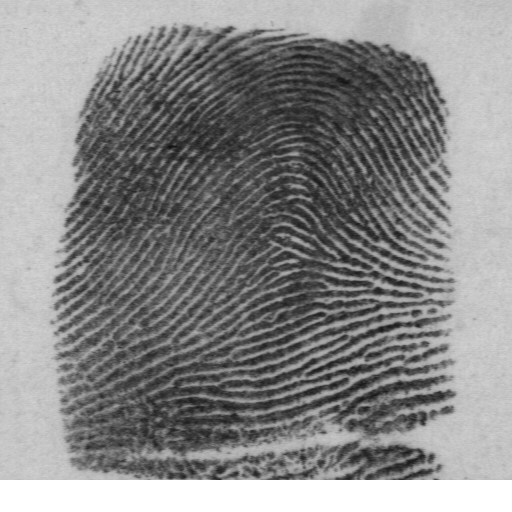
#> input picture NIST Dataset/A/f0030_10.png, 512 x 512 px, found by its file name; its folder holds 4 pictures in this run
$ jupyter execute --allow-errors Histogram-Equalization.ipynb
#> lines starting #> are read from the running program, lines starting #| are printed output that depends on the picture
# Reference Code

#### https://github.com/Rubens10010/Fingerprint-Classification-System/blob/master/FCS%20-%20proyect/Data%20Preprocessing%20Module/histogram_equalization.py

[cell 1]
import numpy as np
import cv2
import sys

if(len(sys.argv)<2):
    img_name = 'test.png'
elif(len(sys.argv) >= 2):
    img_name = sys.argv[1];
img = cv2.imread(img_name,0)
print(img)
#| None

 # create a CLAHE object (Arguments are optional).
clahe = cv2.createCLAHE(clipLimit=2.0, tileGridSize=(8,8))
cl1 = clahe.apply(img)

#cv2.imwrite('equalized_' + img_name,cl1)

### _Change working directory and obtain the locations of the images_

[cell 2]
# Import the os module
import os

# Print the current working directory
print("Current working directory: {0}".format(os.getcwd()))

# Change the current working directory
os.chdir('C:/Users/leona/OneDrive/DSA4199/NIST-Classification/NIST')

# Print the current working directory
print("Current working directory: {0}".format(os.getcwd()))

[cell 3]
os.listdir()

[cell 4]
data = ['C:/Users/leona/OneDrive/DSA4199/NIST-Classification/NIST/A/' + s for s in os.listdir('C:/Users/leona/OneDrive/DSA4199/NIST-Classification/NIST/A')]
#> (the rest of this cell did not finish here and is left out)

[cell 5]
data[0]

### _View example image_

[cell 6]
from matplotlib import pyplot as plt
import numpy as np
import cv2
import sys

# path
path = r'C:/Users/leona/OneDrive/DSA4199/NIST-Classification/NIST/A/f0005_03.png'

# Using cv2.imread() method
# Using 0 to read image in grayscale mode
img = cv2.imread(path,0)

# Displaying the image
# cv2.imshow('image', img) -> comes out as pop-up screen
#> (the rest of this cell did not finish here and is left out)

### _Perform CLAHE on example image_

Contrast Limited AHE (CLAHE) is a variant of adaptive histogram equalization in which the contrast amplification is limited, so as to reduce this problem of noise amplification. In simple words, CLAHE does histogram equalization in small patches or in small tiles with high accuracy and contrast limiting.

Parameters :
When applying CLAHE, there are two parameters to be remembered:

clipLimit – This parameter sets the threshold for contrast limiting. The value used is 2.0.

tileGridSize – This sets the number of tiles in the row and column. By default this is 8×8. It is used while the image is divided into tiles for applying CLAHE.

[cell 7]
# create a CLAHE object (Arguments are optional).
clahe = cv2.createCLAHE(clipLimit=2.0, tileGridSize=(8,8))
cl1 = clahe.apply(img)

#> (the rest of this cell did not finish here and is left out)

### _Read in all images_

[cell 8]
from matplotlib import pyplot as plt
import numpy as np
import cv2
import sys

data_gray = []
for x in range(len(data)):
    img = cv2.imread(data[x],0)
#> img is the input picture: shape (512, 512); min 15, max 255, mean 136.9
    data_gray.append(img)

[cell 9]
len(data_gray)

### _Perform CLAHE on all images_

[cell 10]
# create a CLAHE object (Arguments are optional).
clahe = cv2.createCLAHE(clipLimit=2.0, tileGridSize=(8,8))

data_hist = []
for x in range(len(data_gray)):
    cl1 = clahe.apply(data_gray[x])
    data_hist.append(cl1)
#> this loop made 4 passes
#> pass 1, `cl1 = clahe.apply(data_gray[x])`:
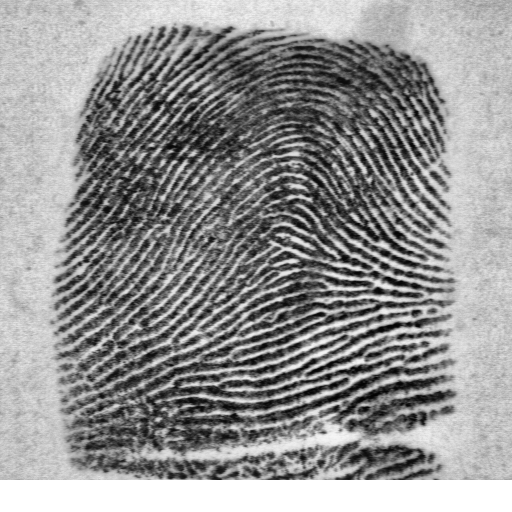
#> cl1: shape (512, 512); min 2, max 255, mean 146.6
#> pass 2, `cl1 = clahe.apply(data_gray[x])`:
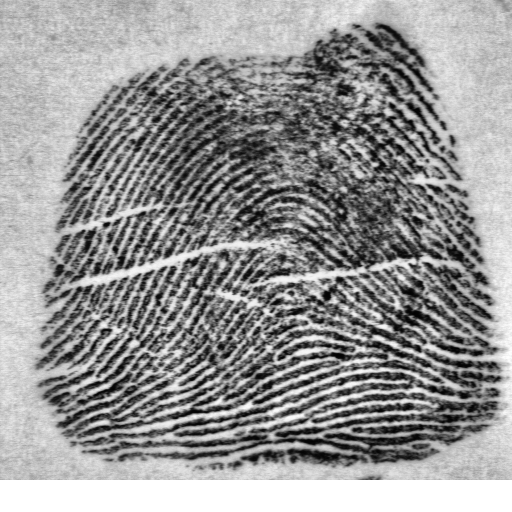
#> cl1: shape (512, 512); min 1, max 255, mean 149.9
#> pass 3, `cl1 = clahe.apply(data_gray[x])`:
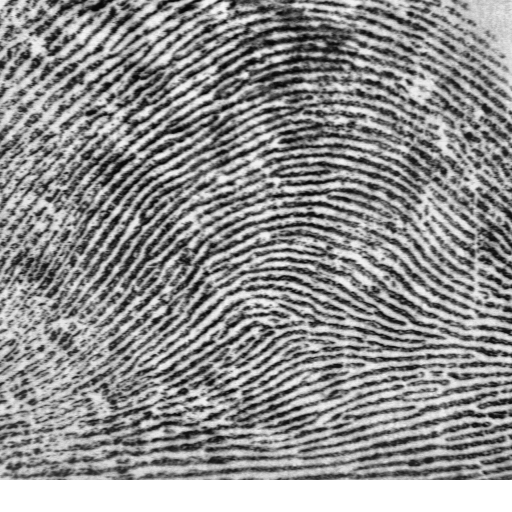
#> cl1: shape (512, 512); min 4, max 255, mean 144

[cell 11]
len(data_hist)

### _Saving the equalized images_

[cell 12]
names = ['A_' + s for s in os.listdir('C:/Users/leona/OneDrive/DSA4199/NIST-Classification/NIST/A')]
#> (the rest of this cell did not finish here and is left out)

[cell 13]
import cv2
import os
os.chdir('C:/Users/leona/OneDrive/DSA4199/NIST-Classification/Data-Preprocessing/Histogram-Equalized')
for x in range(len(data_hist)):
    cv2.imwrite(names[x],data_hist[x])
